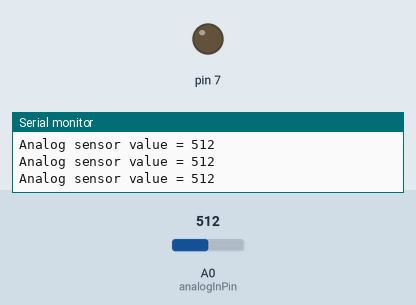
Recording of a sketch running on a simulated Arduino Uno, built with avr-gcc and run on an emulated ATmega328P. Shown: output pins drawn as LEDs (lit = HIGH), the last lines printed to the serial monitor. Inputs (shaded band) come from the test bench; at power-on: A0 (analogInPin) = 512.

Above: at 1.2 s.
1.3 s: A0 (analogInPin) set to 257
2.8 s: A0 (analogInPin) set to 239
At 4.0 s:
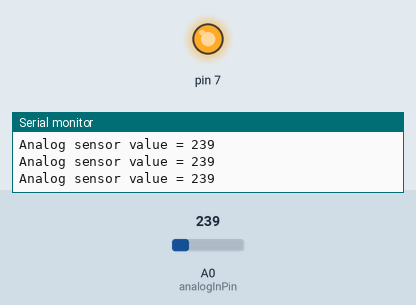
4.3 s: A0 (analogInPin) set to 260
At 5.5 s:
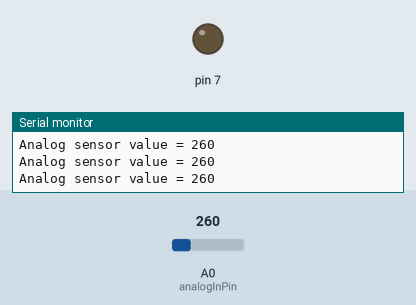
5.8 s: A0 (analogInPin) set to 240
At 6.9 s:
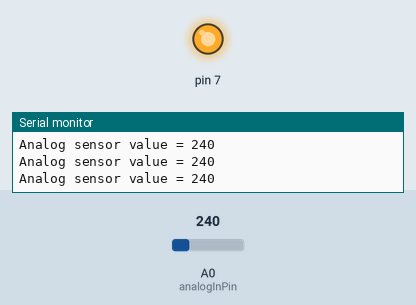
Timing chart, 0 to 8.3 s (numbered marks = the images above; inputs shaded):
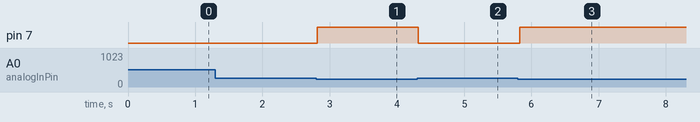

The sketch:

lightsenseB.ino
```cpp
const int analogInPin =A0;
int sensorValue =0;


void setup() {
  // put your setup code here, to run once:
  Serial.begin(9600);
  pinMode(7,OUTPUT);

}

void loop() {
  // put your main code here, to run repeatedly:
sensorValue = analogRead(analogInPin);
Serial.print("Analog sensor value = ");
Serial.println(sensorValue);
if(sensorValue<250){
  digitalWrite(7,HIGH);

}
else{
    digitalWrite(7,LOW);

}
delay(100);
}
```

Measured:
- the behaviour switches between 250 and 249 on A0 (analogInPin) (found by bisection; images 0 and 1)
- after the input at 2.8 s, pin 7: LOW → HIGH at once
- after the input at 4.3 s, pin 7: HIGH → LOW at once
- after the input at 5.8 s, pin 7: LOW → HIGH at once
